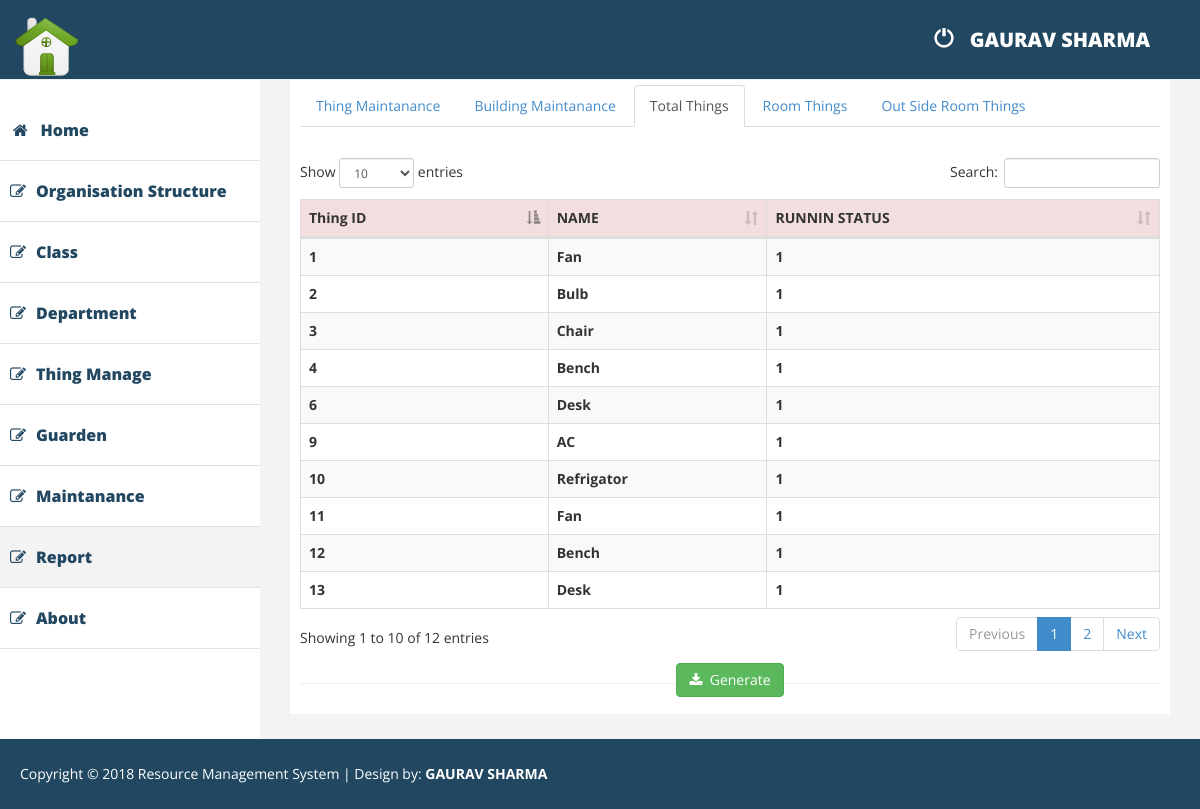
Screenshot of /1_Organisation/TotalThingsReport.php (signed in) with the database file from the repository.
### tables this page shows
CREATE TABLE `things` (
  `idthings` tinyint(3) unsigned NOT NULL AUTO_INCREMENT,
  `name` varchar(45) NOT NULL,
  `r_status` tinyint(4) NOT NULL DEFAULT '1',
  `date` timestamp NOT NULL DEFAULT CURRENT_TIMESTAMP,
  PRIMARY KEY (`idthings`)
);

### config/ClassConnectDB.php (called while the page is built, shortened)
<?php
class ConnectDatabase
{
	var $DB_CONNECTION;
	public function __construct()
	{
		$this->DB_CONNECTION = new mysqli(DB_HOST, DB_HOST_USERNAME, DB_HOST_PASSWORD, DB_DATABASE);
		$this->DB_CONNECTION->set_charset('utf8');
	}
	public function query($sql)
	{
		return $this->DB_CONNECTION->query($sql);
	}
}
$DB_CONN = new ConnectDatabase();
?>

### 1_Organisation/classes/ThingDataClass.php (called while the page is built, shortened)
<?php
require_once root . 'config/ClassConnectDB.php';
class ThingData
{
	private function __construct($obj)
	{
		$this->NAME	 = $obj->name;
		$this->ID = $obj->idthings;
		$this->STATUS = $obj->r_status;
	}
	public static function getAllThingData()
	{
		GLOBAL $DB_CONN;
		$sql = "SELECT * from things";
		$result = $DB_CONN->query($sql);
		$data_array = array();
		while($obj = $result->fetch_object())
		{
			$data_array[] = new ThingData($obj);
		}
		return $data_array;
	}
}
?>

### 1_Organisation/TotalThingsReport.php (the view, shortened to what this page needs)
<?php
require_once 'top_nav.php';
require_once root . '1_Organisation/classes/ThingDataClass.php';
$ThingData_object_array = ThingData::getAllThingData();
?>
	<div>
		<nav class="navbar-default navbar-side" role="navigation" >
			<div class="sidebar-collapse">
				<ul class="nav" id="main-menu">
					<li>
						<a href="home.php"><i class="fa fa-home fa-fw"></i>Home</a>
					</li>
					<li>
						<a href="Organisation_structure.php"><i class="fa fa-edit "></i>Organisation Structure </a>
					</li>
					<li>
						<a href="Class.php"><i class="fa fa-edit "></i>Class</a>
					</li>
					<li>
                		<a href="Department.php"><i class="fa fa-edit "></i>Department</a>
            		</li>
					<li>
						<a href="Thing.php"><i class="fa fa-edit "></i>Thing Manage </a>
					</li>
					<li>
						<a href="guarden.php"><i class="fa fa-edit "></i>Guarden </a>
					</li>
					<li>
						<a href="Maintanance.php"><i class="fa fa-edit "></i>Maintanance </a>
					</li>
					<li class="active-link">
						<a href="ThingMaintananceReport.php"><i class="fa fa-edit "></i>Report </a>
					</li>
					<li>
						<a href="About.php"><i class="fa fa-edit "></i>About </a>
					</li>
				</ul>
			</div>
		</nav>
	</div>
	<div id="page-wrapper" >
		<div id="page-inner">
			<div class="row">
				<div class="col-md-12">
					<ul class="nav nav-tabs">
						<li class=""><a href ='ThingMaintananceReport.php'>Thing Maintanance</a>
						</li>
						<li><a href ='BuildingMaintananceReport.php'>Building Maintanance</a>
						</li>
						<li class="active"><a href ='TotalThingsReport.php'>Total Things</a>
						</li>
						<li class=""><a href='RoomThingsReport.php'>Room Things</a>
						</li>
						<li class=""><a href='ThingsOutsideRoom.php'>Out Side Room Things</a>
						</li>
					</ul>
					<div class="tab-content" id="tab-content">
						<div class="row">
                			<div class="col-md-12">
                				<?php
                					echo 	"<div class='card'>
                        						<div class='card-header'>
                            						<strong class='card-title'>&nbsp</strong>
                        						</div>
                        						<div class='card-body'>
                          							<table id='bootstrap-data-table' class='table table-striped table-bordered'>
	                          							<thead>
							                              <tr class='danger'>
							                                <th>Thing ID</th>
							                                <th>NAME</th>
							                                <th>RUNNIN STATUS</th>
							                              </tr>
							                            </thead>
							                            <tbody>";
	                          								foreach ($ThingData_object_array as $ThingData_object)
	                          								{
	                          									echo "<tr>
										                                <th>$ThingData_object->ID</th>
										                                <th>$ThingData_object->NAME</th>
										                                <th>$ThingData_object->STATUS</th>
										                              </tr>";
	                          								}
	                          		echo				"</tbody>
                          							</table>
                          						</div>
                          					</div>";
                				?>
                			</div>
                		</div>
                		<div class='row text-center'>
                			<form method='post' action='PDFReport/TotalThingsReportGenerate.php'>
	                			<button class='btn btn-success'><span class='fa fa-download'></span>&nbsp Generate</button>
	                		</form>
                		</div>
					</div>
				</div>
			</div>
		</div>
	</div>
</div>
<?php
	require_once 'footer.php';
?>

### assets/css/custom.css (style rules this page uses)
body { font-family: 'Open Sans', sans-serif; line-height:30px; height:100%; }
#page-wrapper { padding: 15px 15px; min-height: 100%; background:#F3F3F3; }
#page-inner { width:100%; margin:10px 20px 10px 0px; background-color:#fff!important; padding:10px; min-height:100%; }
.sidebar-collapse .nav { padding:0; padding-top:50px; }
.sidebar-collapse > .nav > li > a { padding:15px 10px; color: #214761; font-weight: 900; font-size: 16px; }
.sidebar-collapse > .nav > li { border-bottom:1px solid #e1e1e1; }
.navbar-side { border:none; background-color: #fff; }
.nav > li > a > i { margin-right:10px; }
.active-link { background-color:#f3f3f3; }
@media (min-width:768px) { #page-wrapper { margin: 0 0 0 260px; padding: 15px 30px; min-height: 100%; } }
@media (min-width:768px) { .navbar-side { z-index: 1; position: absolute; width: 260px; } }

### 1_Organisation/css/myCustomPage.css (style rules this page uses)
#tab-content { height : 475px; }

### rows the page displays
things: idthings "1", name "Fan", r_status "1"
things: idthings "2", name "Bulb", r_status "1"
things: idthings "3", name "Chair", r_status "1"
things: idthings "4", name "Bench", r_status "1"
things: idthings "6", name "Desk", r_status "1"
things: idthings "9", name "AC", r_status "1"
things: idthings "10", name "Refrigator", r_status "1"
things: idthings "11", name "Fan", r_status "1"
things: idthings "12", name "Bench", r_status "1"
things: idthings "13", name "Desk", r_status "1"

### other values shown
$session->getValue('username') "GAURAV SHARMA"
